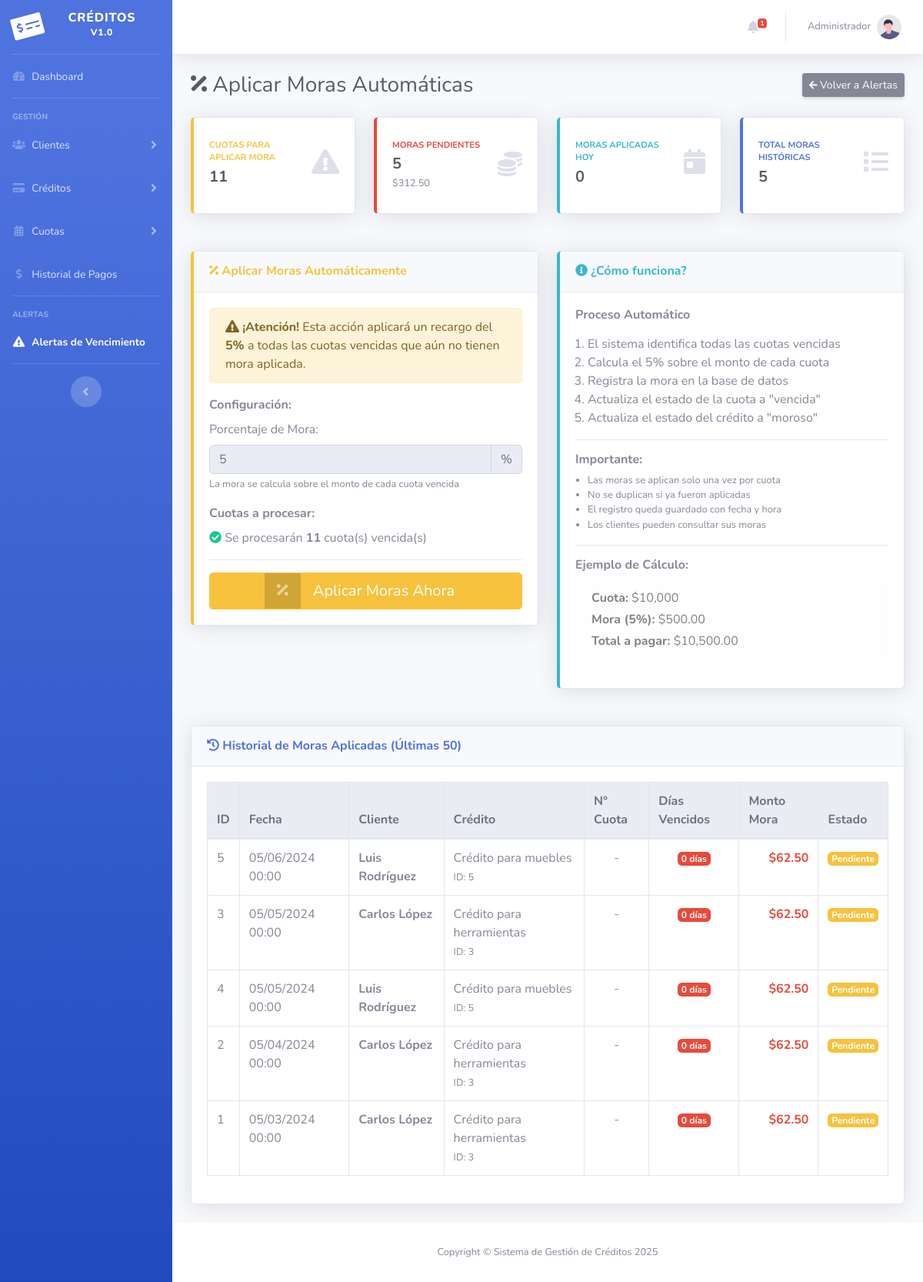
/moras/aplicar_mora.php, run on an earlier commit of the app's database.
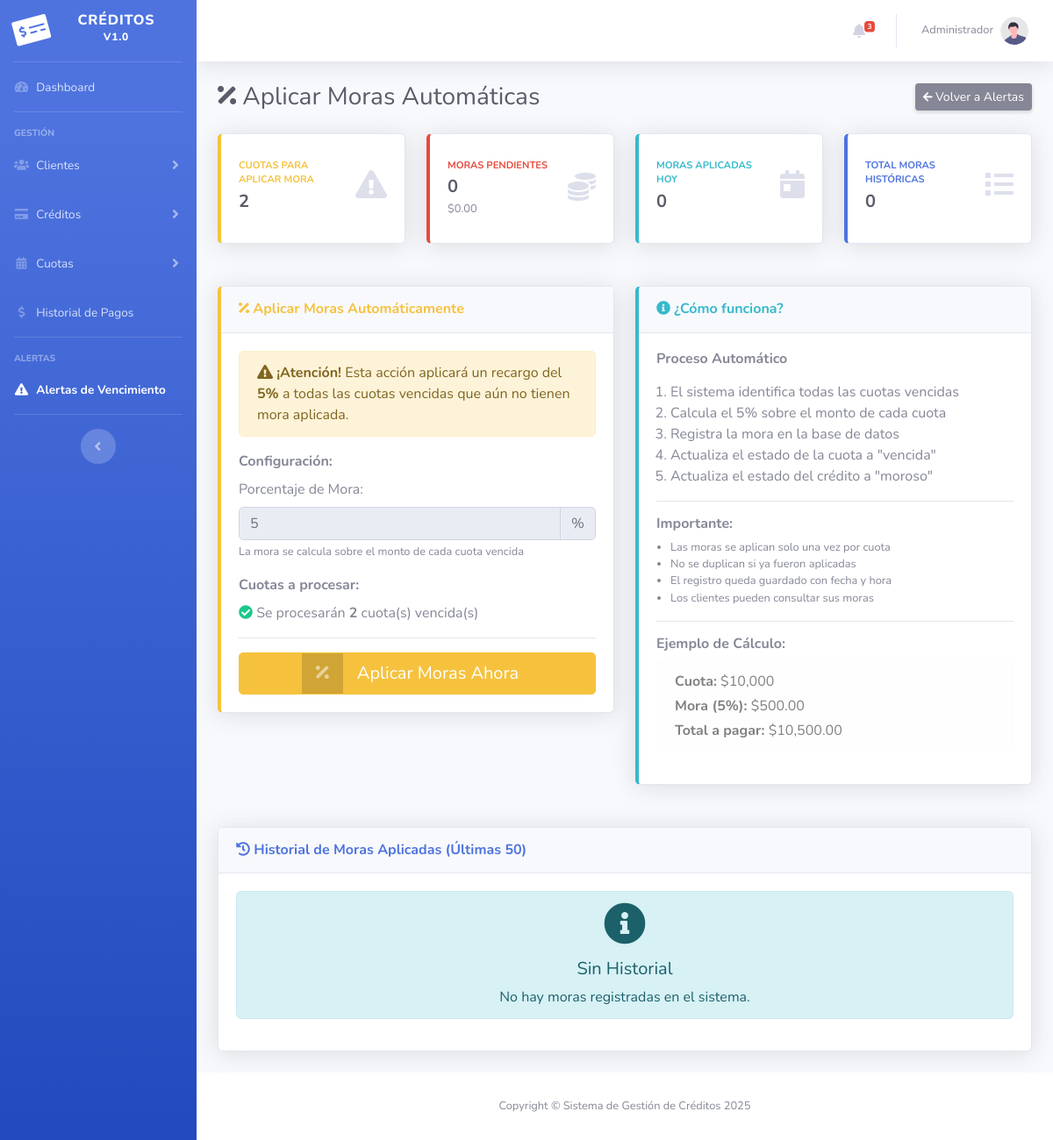
And on a later commit of the database.
### tables this page shows
CREATE TABLE moras (
    id_mora INT AUTO_INCREMENT PRIMARY KEY,
    id_credito INT NOT NULL,
    id_cuota INT NULL,
    monto_mora DECIMAL(10,2) NOT NULL,
    fecha_aplicacion DATETIME DEFAULT CURRENT_TIMESTAMP,
    dias_vencidos INT DEFAULT 0,
    pagada BOOLEAN DEFAULT FALSE,
    fecha_pago DATETIME NULL,
    observaciones TEXT NULL,
    FOREIGN KEY (id_credito) REFERENCES creditos(id_credito) ON DELETE CASCADE,
    FOREIGN KEY (id_cuota) REFERENCES cuotas(id_cuota) ON DELETE SET NULL
);

CREATE TABLE clientes (
    id_cliente INT AUTO_INCREMENT PRIMARY KEY,
    nombre VARCHAR(100) NOT NULL,
    apellido VARCHAR(100) NOT NULL,
    dni VARCHAR(20) UNIQUE NOT NULL,
    telefono VARCHAR(20),
    direccion VARCHAR(255),
    ciudad VARCHAR(100),
    email VARCHAR(100),
    estado ENUM('activo', 'inactivo', 'moroso') DEFAULT 'activo',
    fecha_registro DATETIME DEFAULT CURRENT_TIMESTAMP
);

CREATE TABLE creditos (
    id_credito INT AUTO_INCREMENT PRIMARY KEY,
    id_cliente INT NOT NULL,
    monto_total DECIMAL(10,2) NOT NULL,
    cantidad_cuotas INT NOT NULL,
    cuota_mensual DECIMAL(10,2) NOT NULL,
    interes_anual DECIMAL(5,2) DEFAULT 0,
    fecha_inicio DATE NOT NULL,
    fecha_vencimiento DATE NOT NULL,
    descripcion TEXT,
    estado ENUM('activo', 'pagado', 'moroso') DEFAULT 'activo',
    fecha_creacion DATETIME DEFAULT CURRENT_TIMESTAMP,
    FOREIGN KEY (id_cliente) REFERENCES clientes(id_cliente) ON DELETE CASCADE
);

### moras/aplicar_mora.php (the view, shortened to what the rows shown need)
<?php
include '../conexion.php';
include '../includes/header.php';
?>
<div class="d-sm-flex align-items-center justify-content-between mb-4">
    <h1 class="h3 mb-0 text-gray-800">
        <i class="fas fa-percentage"></i> Aplicar Moras Automáticas
    </h1>
</div>
<div class="row">
    <div class="col-lg-12">
        <div class="card shadow mb-4">
            <div class="card-body">
                <?php
                $historial = $conn->query("SELECT m.*, cr.descripcion, c.nombre, c.apellido, cu.numero_cuota
                                          FROM moras m
                                          JOIN creditos cr ON m.id_credito = cr.id_credito
                                          JOIN clientes c ON cr.id_cliente = c.id_cliente
                                          LEFT JOIN cuotas cu ON m.id_cuota = cu.id_cuota
                                          ORDER BY m.fecha_aplicacion DESC
                                          LIMIT 50");
                ?>
                <?php if ($historial->num_rows > 0): ?>
                <div class="table-responsive">
                    <table class="table table-bordered table-hover" id="tablaMoras">
                        <thead class="thead-light">
                            <tr>
                                <th>ID</th>
                                <th>Fecha</th>
                                <th>Cliente</th>
                                <th>Crédito</th>
                                <th>N° Cuota</th>
                                <th>Días Vencidos</th>
                                <th>Monto Mora</th>
                                <th>Estado</th>
                            </tr>
                        </thead>
                        <tbody>
                            <?php while ($m = $historial->fetch_assoc()): ?>
                            <tr>
                                <td><?php echo $m['id_mora']; ?></td>
                                <td><?php echo date('d/m/Y H:i', strtotime($m['fecha_aplicacion'])); ?></td>
                                <td>
                                    <strong><?php echo $m['nombre'] . ' ' . $m['apellido']; ?></strong>
                                </td>
                                <td>
                                    <?php echo $m['descripcion']; ?>
                                    <br><small class="text-muted">ID: <?php echo $m['id_credito']; ?></small>
                                </td>
                                <td class="text-center">
                                    <?php if ($m['numero_cuota']): ?>
                                        <span class="badge badge-secondary"><?php echo $m['numero_cuota']; ?></span>
                                    <?php else: ?>
                                        <span class="text-muted">-</span>
                                    <?php endif; ?>
                                </td>
                                <td class="text-center">
                                    <span class="badge badge-danger">
                                        <?php echo $m['dias_vencidos'] ?? 0; ?> días
                                    </span>
                                </td>
                                <td class="text-right">
                                    <strong class="text-danger">$<?php echo number_format($m['monto_mora'], 2); ?></strong>
                                </td>
                                <td class="text-center">
                                    <?php if ($m['pagada']): ?>
                                        <span class="badge badge-success">Pagada</span>
                                    <?php else: ?>
                                        <span class="badge badge-warning">Pendiente</span>
                                    <?php endif; ?>
                                </td>
                            </tr>
                            <?php endwhile; ?>
                        </tbody>
                    </table>
                </div>
                <?php endif; ?>
            </div>
        </div>
    </div>
</div>
<?php
include '../includes/footer.php';
?>

What changed in the data, as far as the page shows it:
removed moras: id_mora "5", fecha_aplicacion "05/06/2024 00:00", clientes.nombre "Luis", clientes.apellido "Rodríguez", id_credito.descripcion "Crédito para muebles", id_credito "5", dias_vencidos "0", monto_mora "62.50", pagada "Pendiente"
removed moras: id_mora "3", fecha_aplicacion "05/05/2024 00:00", clientes.nombre "Carlos", clientes.apellido "López", id_credito.descripcion "Crédito para herramientas", id_credito "3", dias_vencidos "0", monto_mora "62.50", pagada "Pendiente"
removed moras: id_mora "4", fecha_aplicacion "05/05/2024 00:00", clientes.nombre "Luis", clientes.apellido "Rodríguez", id_credito.descripcion "Crédito para muebles", id_credito "5", dias_vencidos "0", monto_mora "62.50", pagada "Pendiente"
removed moras: id_mora "2", fecha_aplicacion "05/04/2024 00:00", clientes.nombre "Carlos", clientes.apellido "López", id_credito.descripcion "Crédito para herramientas", id_credito "3", dias_vencidos "0", monto_mora "62.50", pagada "Pendiente"
removed moras: id_mora "1", fecha_aplicacion "05/03/2024 00:00", clientes.nombre "Carlos", clientes.apellido "López", id_credito.descripcion "Crédito para herramientas", id_credito "3", dias_vencidos "0", monto_mora "62.50", pagada "Pendiente"
Also different on the page:
$creditos_morosos_count: "1" → "3"
$cuotas_pendientes_mora: "11" → "2"
$moras_pendientes: "5" → "0"
$monto_total_pendiente: "312.50" → "0.00"
$total_moras: "5" → "0"
text no longer shown: "ID Fecha Cliente Crédito N° Cuota Días Vencidos Monto Mora Estado"
text now shown: "Sin Historial No hay moras registradas en el sistema."
